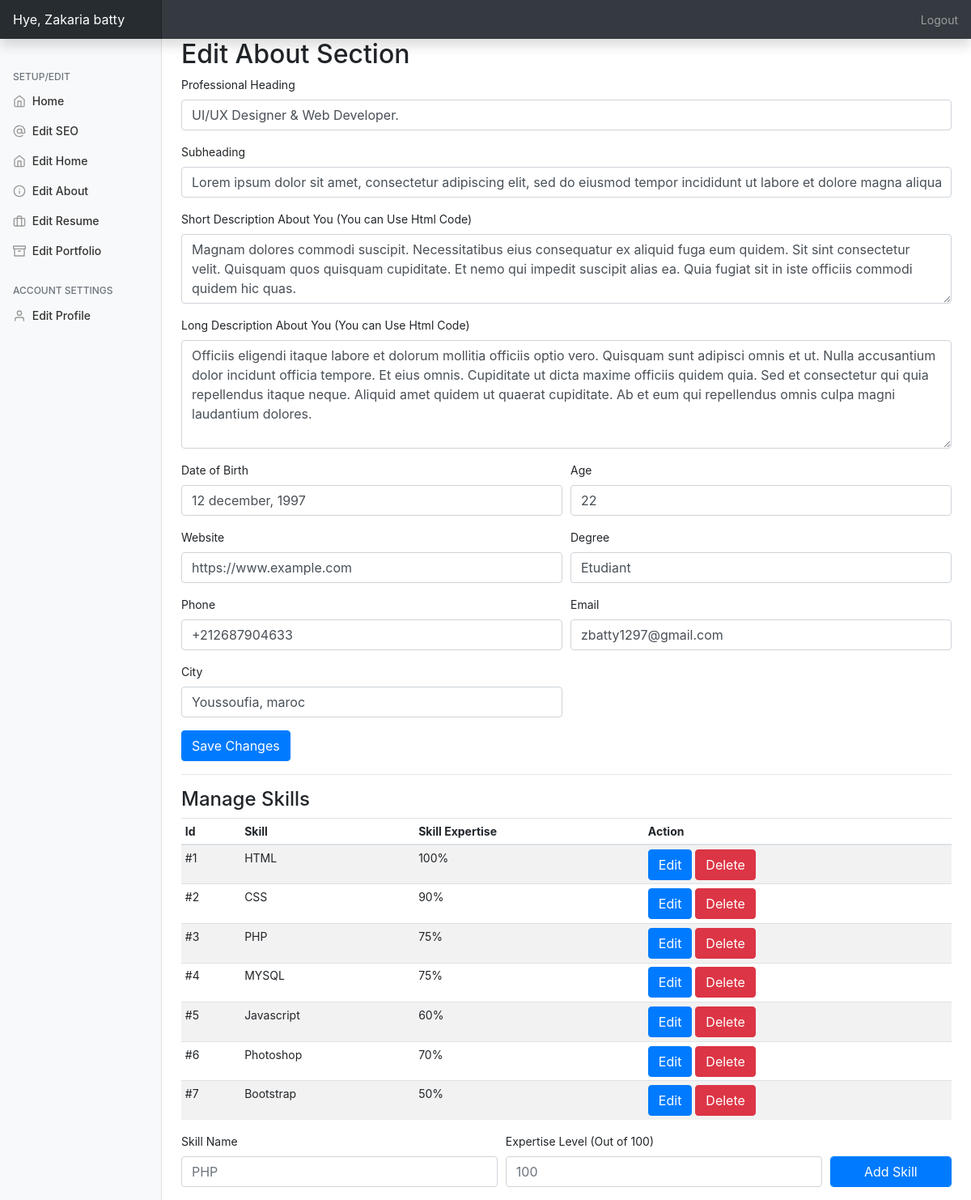
The page /admin/?editabout=true (signed in) on the database its author committed.
### tables this page shows
CREATE TABLE `personal_setup` (
  `id` int(11) NOT NULL,
  `profilepic` varchar(250) NOT NULL,
  `name` varchar(250) NOT NULL,
  `twitter` varchar(200) NOT NULL,
  `facebook` varchar(200) NOT NULL,
  `instagram` varchar(200) NOT NULL,
  `skype` varchar(200) NOT NULL,
  `linkedin` varchar(200) NOT NULL,
  `github` varchar(200) NOT NULL,
  `homewallpaper` varchar(200) NOT NULL,
  `professions` varchar(200) NOT NULL,
  `location` text NOT NULL,
  `mobile` varchar(200) NOT NULL,
  `emailid` varchar(200) NOT NULL
);

CREATE TABLE `about` (
  `id` int(11) NOT NULL,
  `shortdesc` text NOT NULL,
  `heading` text NOT NULL,
  `subheading` text NOT NULL,
  `longdesc` text NOT NULL,
  `dob` varchar(250) NOT NULL,
  `Age` varchar(200) NOT NULL,
  `website` varchar(250) NOT NULL,
  `Degree` varchar(250) NOT NULL,
  `Phone` varchar(250) NOT NULL,
  `Email` varchar(250) NOT NULL,
  `City` varchar(250) NOT NULL
);

CREATE TABLE `skills` (
  `id` int(11) NOT NULL,
  `skill` varchar(250) NOT NULL,
  `score` varchar(250) NOT NULL
);

### admin/php/about.php (the view, shortened to what this page needs)
<h2>Edit About Section</h2>
<form method="post" action="php/uabout.php">
  <div class="form-row">
    <div class="form-group col-md-12">
      <label for="ptitle">Professional Heading</label>
      <input type="text" name="ptitle" value="<?= $data['heading'] ?>" class="form-control" id="ptitle" placeholder="Web Developer/PHP Developer">
    </div>
    <div class="form-group col-md-12">
      <label for="psubtitle">Subheading</label>
      <input type="text" name="psubtitle" value="<?= $data['subheading'] ?>" class="form-control" id="psubtitle" placeholder="Currently Working at Hedkey Pvt. Ltd.">
    </div>
    <div class="form-group col-md-12">
      <label for="exampleFormControlTextarea1">Short Description About You (You can Use Html Code)</label>
      <textarea class="form-control" name="shortdesc" id="exampleFormControlTextarea1" rows="3" placeholder="I am ambitious and driven. I thrive on challenge and constantly set goals for myself, so I have something to strive towards. I'm not comfortable with settling, and I'm always looking for an opportunity to do better and achieve greatness. In my previous role, I was promoted three times in less than two years."><?= $data['shortdesc']; ?></textarea>
    </div>
    <div class="form-group col-md-12">
      <label for="exampleFormControlTextarea1">Long Description About You (You can Use Html Code)</label>
      <textarea class="form-control" id="exampleFormControlTextarea1" rows="5" name="longdesc" placeholder="I am a person who is positive about every aspect of life. There are many things I like to do, to see, and to experience. I like to read, I like to write; I like to think, I like to dream; I like to talk, I like to listen. I like to see the sunrise in the morning, I like to see the moonlight at night; I like to feel the music flowing on my face, I like to smell the wind coming from the ocean. I like to look at the clouds in the sky with a blank mind, I like to do thought experiment when I cannot sleep in the middle of the night. I like flowers in spring, rain in summer, leaves in autumn, and snow in winter. I like to sleep early, I like to get up late; I like to be alone, I like to be surrounded by people. I like country’s peace, I like metropolis’ noise; I like the beautiful west lake in Hangzhou, I like the flat cornfield in Champaign. I like delicious food and comfortable shoes; I like good books and romantic movies. I like the land and the nature, I like people. And, I like to laugh."><?= $data['longdesc']; ?>
    </textarea>
    </div>
    <div class="form-group col-md-6">
      <label for="bd">Date of Birth</label>
      <input type="text" name="dob" value="<?= $data['dob'] ?>" class="form-control" id="dob" placeholder="14 December,1997">
    </div>
    <div class="form-group col-md-6">
      <label for="website">Age</label>
      <input type="text" name="Age" value="<?= $data['Age'] ?>" class="form-control" id="Age" placeholder="22">
    </div>
    <div class="form-group col-md-6">
      <label for="website">Website</label>
      <input type="text" name="website" value="<?= $data['website'] ?>" class="form-control" id="website" placeholder="www.example.com">
    </div>
    <div class="form-group col-md-6">
      <label for="website">Degree</label>
      <input type="text" name="Degree" value="<?= $data['Degree'] ?>" class="form-control" id="Degree" placeholder="Degree">
    </div>
    <div class="form-group col-md-6">
      <label for="website">Phone</label>
      <input type="text" name="Phone" value="<?= $data['Phone'] ?>" class="form-control" id="Phone" placeholder="+212687904633">
    </div>
    <div class="form-group col-md-6">
      <label for="website">Email</label>
      <input type="text" name="Email" value="<?= $data['Email'] ?>" class="form-control" id="Email" placeholder="zbatty1297@gmail.com">
    </div>
    <div class="form-group col-md-6">
      <label for="website">City</label>
      <input type="text" name="City" value="<?= $data['City'] ?>" class="form-control" id="City" placeholder="Youssoufia, maroc">
    </div>
  </div>
  <input type="submit" name="save" class="btn btn-primary" value="Save Changes">
</form>
<hr>
<h4 ID="skillsection">Manage Skills</h4>
<table class="table table-striped table-sm">
  <thead>
    <tr>
      <th>Id</th>
      <th>Skill</th>
      <th>Skill Expertise</th>
      <th>Action</th>
    </tr>
  </thead>
  <tbody>
    <?php
    $query2 = "SELECT * FROM skills";
    $queryrun2 = mysqli_query($db, $query2);
    $count = 1;
    while ($data2 = mysqli_fetch_array($queryrun2)) {
    ?>
      <tr>
        <td>#<?= $count ?></td>
        <td><?= $data2['skill'] ?></td>
        <td><?= $data2['score'] ?>%</td>
        <td><button type="button" class="btn btn-primary" data-toggle="modal" data-target="#modal<?= $data2['id'] ?>">
            Edit
          </button> <a href="php/supdate.php?del=<?= $data2['id'] ?>"><button type="button" class="btn btn-danger" data-toggle="modal" data-target="#exampleModal">
              Delete
            </button></a></td>
      </tr>
    <?php $count++;
    } ?>
  </tbody>
</table>
<form action="php/supdate.php" method="post">
  <div class="form-row">
    <div class="form-group col-md-5">
      <label for="sn">Skill Name</label>
      <input type="text" name="skill" class="form-control" id="website" placeholder="PHP" required>
    </div>
    <div class="form-group col-md-5">
      <label for="website">Expertise Level (Out of 100)</label>
      <input type="text" name="score" class="form-control" id="website" placeholder="100" required>
    </div>
    <div class="form-group col-md-2">
      <label class="text-white">submit</label>
      <input type="submit" name="addskill" class="btn btn-primary form-control" value="Add Skill">
    </div>
  </div>
</form>

### admin/css/dashboard.css (style rules this page uses)
body { font-size: .875rem; }

### rows shown on the page
personal_setup: ptitle "UI/UX Designer & Web Developer.", psubtitle "Lorem ipsum dolor sit amet, consectetur adipiscing elit, sed do eiusmod tempor incididunt ut labore et dolore magna aliqua.", shortdesc "Magnam dolores commodi suscipit. Necessitatibus eius consequatur ex aliquid fuga eum quidem. Sit sint consectetur velit. Quisquam quos quisquam cupiditate. Et nemo qui impedit suscipit alias ea. Quia fugiat sit in iste officiis commodi quidem hic quas.", longdesc "Officiis eligendi itaque labore et dolorum mollitia officiis optio vero. Quisquam sunt adipisci omnis et ut. Nulla accusantium dolor incidunt officia tempore. Et eius omnis. Cupiditate ut dicta maxime officiis quidem quia. Sed et consectetur qui quia repellendus itaque neque. Aliquid amet quidem ut quaerat cupiditate. Ab et eum qui repellendus omnis culpa magni laudantium dolores.", dob "12 december, 1997", Age "22", website "https://www.example.com", Degree "Etudiant", Phone "+212687904633", Email "zbatty1297@gmail.com", City "Youssoufia, maroc"
skills: skill "HTML", score "100"
skills: skill "CSS", score "90"
skills: skill "PHP", score "75"
skills: skill "MYSQL", score "75"
skills: skill "Javascript", score "60"
skills: skill "Photoshop", score "70"
skills: skill "Bootstrap", score "50"

### other values the page prints
$_SESSION['username'] "Zakaria batty"
